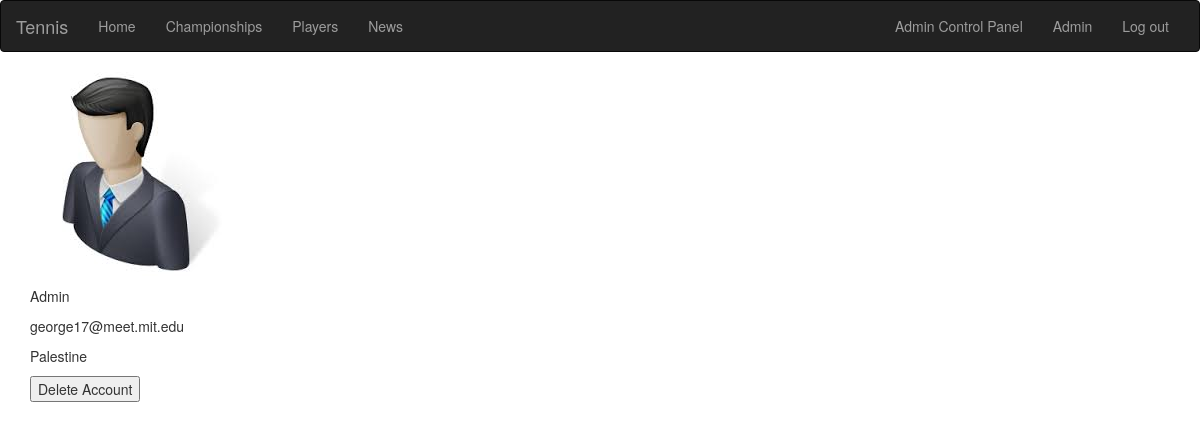
The page /acp/member/1 (signed in) on the database its author committed.
### database_setup.py (models this page shows, shortened)
class User(Base):
    __tablename__ = 'user'
    id = Column(Integer, primary_key=True)
    name = Column(String(255))
    country = Column(String(255))
    email = Column(String(255), unique=True)
    photo = Column(String(255), unique=True)
    password_hash = Column(String(255))
    gender=Column(String)
    dob=Column(Date)
    admin=Column(Boolean)

### web_app.py (the view, shortened to what this page needs)
@app.route('/acp/member/<int:id>', methods=['POST', 'GET'])
def ManageUser(id):
	if login_session is None:
		flash("You must be logged in to do this.")
		return redirect(url_for('login'))
	user=dbsession.query(User).filter_by(id=login_session['id']).first()
	if (not user.admin):
		flash("You are not authorized to do this.")
		return redirect(url_for('main'))
	user=dbsession.query(User).filter_by(id=id).first()
	if (request.method=='GET'):
		if user is None:
			flash("Invalid user.")
			return redirect(url_for('ManageUsers'))
		else:
			return render_template('ManageUser.html', user=user)

### templates/ManageUser.html (shortened to what this page needs)
{% extends "layout.html" %}
{% block body %}
<form action="{{ url_for('ManageUser', id=user.id) }}" method="post">
<p><img src="{{ url_for('static', filename=user.photo ) }}"></p>
<p>{{user.name}}</p>
<p>{{user.email}}</p>
<p>{{user.country}}</p>
<input type="submit" value="Delete Account">
</form>
{% endblock %}

### templates/layout.html (shortened to what this page needs)
<!doctype html>
  <link rel="stylesheet" href="https://maxcdn.bootstrapcdn.com/bootstrap/3.3.7/css/bootstrap.min.css">
<div>
<center>
<nav class="navbar navbar-inverse">
  <div class="container-fluid">
    <div class="navbar-header">
      <a class="navbar-brand" href="{{ url_for('main') }}">Tennis</a>
    </div>
    <div class="collapse navbar-collapse" id="myNavbar">
      <ul class="nav navbar-nav">
        <li><a href="{{ url_for('main') }}">Home</a></li>
        <li><a href="{{ url_for('championships') }}">Championships</a></li>
        <li><a href="{{ url_for('players') }}">Players</a></li>
        <li><a href="{{ url_for('news') }}">News</a></li>
      </ul>
      <ul class="nav navbar-nav navbar-right">
      {% if 'id' not in session %}
        <li><a href="{{ url_for('signup') }}"><span class="glyphicon glyphicon-user"></span> Sign Up</a></li>
        <li><a href="{{ url_for('login') }}"><span class="glyphicon glyphicon-log-in"></span> Login</a></li>
      {% else %}
        {% if session['admin'] == True %}
        <li><a href="{{url_for('admincp') }}">Admin Control Panel</a></li>
        {% endif %}
        <li><a href="{{ url_for('profile') }}">{{session['name']}}</a></li>
        <li><a href="{{ url_for('logout') }}">Log out</a></li>
      {% endif %}
      </ul>
    </div>
  </div>
</nav>
  </center>
  <div class="container">
  {% block body %}{% endblock %}
  </div>
</div>

### rows shown on the page
User: name "Admin", photo (picture), email "george17@meet.mit.edu", country "Palestine"
